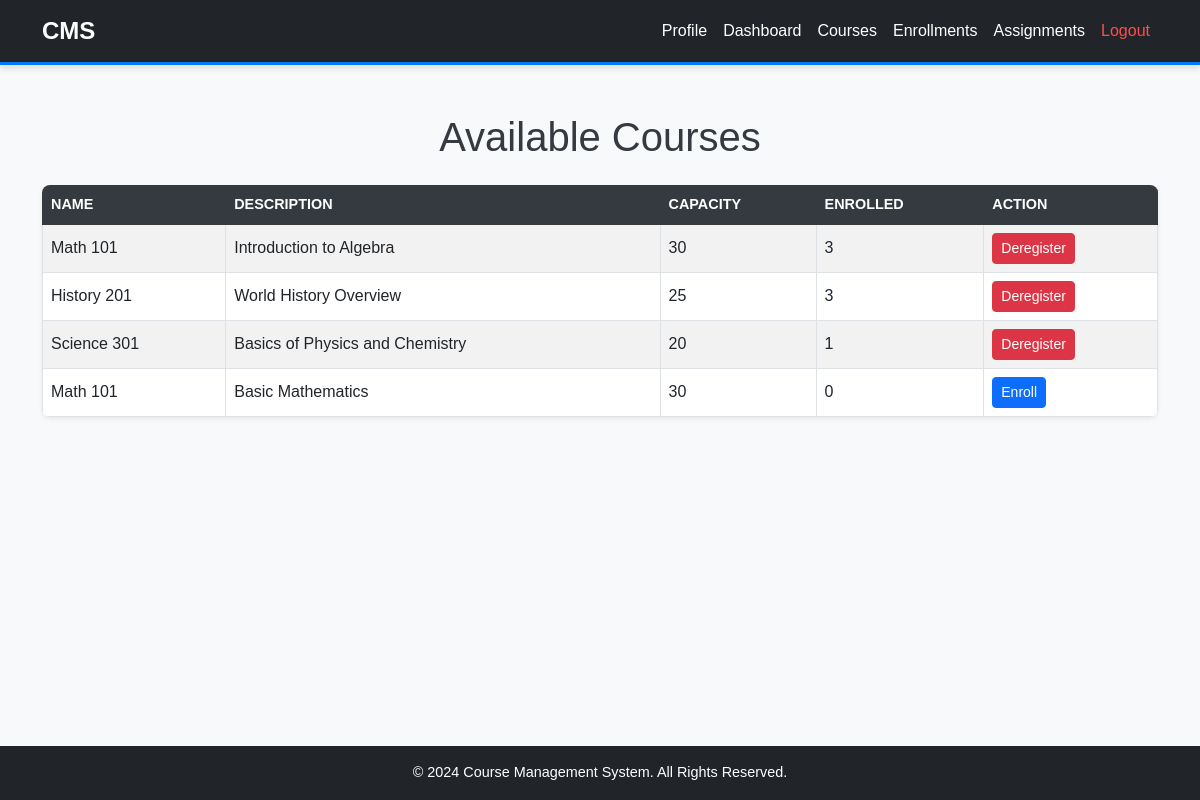
Page /pages/view_courses.php (signed in) on the committed database.
### tables this page shows
CREATE TABLE `courses` (
  `id` int(11) NOT NULL,
  `name` varchar(255) NOT NULL,
  `description` text DEFAULT NULL,
  `capacity` int(11) NOT NULL DEFAULT 30
);

### pages/view_courses.php (the view, shortened to what this page needs)
<?php
include '../includes/db.php';
$user_id = $_SESSION['user_id'];
$sql = "SELECT c.id, c.name, c.description, c.capacity,
        (SELECT COUNT(*) FROM enrollments WHERE course_id = c.id) AS enrolled_count,
        (SELECT COUNT(*) FROM enrollments WHERE course_id = c.id AND user_id = ?) AS is_enrolled
        FROM courses c";
$stmt_courses = $conn->prepare($sql);
$stmt_courses->bind_param("i", $user_id);
$stmt_courses->execute();
$result = $stmt_courses->get_result();
include '../includes/header.php';
include '../includes/navbar.php';
?>
<!DOCTYPE html>
<html lang="en">
<head>
    <link rel="stylesheet" href="../assets/css/style.css">
</head>
<body>
<div class="container mt-5">
    <h1 class="text-center mb-4">Available Courses</h1>
    <table class="table table-bordered table-striped shadow-sm">
        <thead class="table-dark">
            <tr>
                <th>Name</th>
                <th>Description</th>
                <th>Capacity</th>
                <th>Enrolled</th>
                <th>Action</th>
            </tr>
        </thead>
        <tbody>
            <?php while ($row = $result->fetch_assoc()) { ?>
            <tr>
                <td><?php echo htmlspecialchars($row['name']); ?></td>
                <td><?php echo htmlspecialchars($row['description']); ?></td>
                <td><?php echo htmlspecialchars($row['capacity']); ?></td>
                <td><?php echo htmlspecialchars($row['enrolled_count']); ?></td>
                <td>
                    <?php if ($row['is_enrolled'] > 0) { ?>
                        <a href="view_courses.php?action=deregister&course_id=<?php echo $row['id']; ?>" class="btn btn-danger btn-sm" onclick="return confirm('Are you sure you want to deregister from this course?');">Deregister</a>
                    <?php } elseif ($row['enrolled_count'] < $row['capacity']) { ?>
                        <a href="view_courses.php?action=enroll&course_id=<?php echo $row['id']; ?>" class="btn btn-primary btn-sm">Enroll</a>
                    <?php } else { ?>
                        <span class="badge bg-danger">Full</span>
                    <?php } ?>
                </td>
            </tr>
            <?php } ?>
        </tbody>
    </table>
</div>
<?php include '../includes/footer.php'; ?>
</body>
</html>

### assets/css/style.css (style rules this page uses)
body { background-color: #f8f9fa; font-family: 'Arial', sans-serif; color: #343a40; margin: 0; padding: 0; display: flex; flex-direction: column; min-height: 100vh; }
.btn { transition: transform 0.2s, background-color 0.3s; }
.table { background-color: #ffffff; border-radius: 8px; overflow: hidden; box-shadow: 0 4px 6px rgba(0, 0, 0, 0.1); }
.table th { background-color: #343a40; color: #ffffff; text-transform: uppercase; font-size: 0.9rem; }
.table td { vertical-align: middle; }
.mb-4 { margin-bottom: 1.5rem !important; }

### rows in the picture
courses: name "Math 101", description "Introduction to Algebra", capacity "30", enrolled_count "3"
courses: name "History 201", description "World History Overview", capacity "25", enrolled_count "3"
courses: name "Science 301", description "Basics of Physics and Chemistry", capacity "20", enrolled_count "1"
courses: name "Math 101", description "Basic Mathematics", capacity "30", enrolled_count "0"
